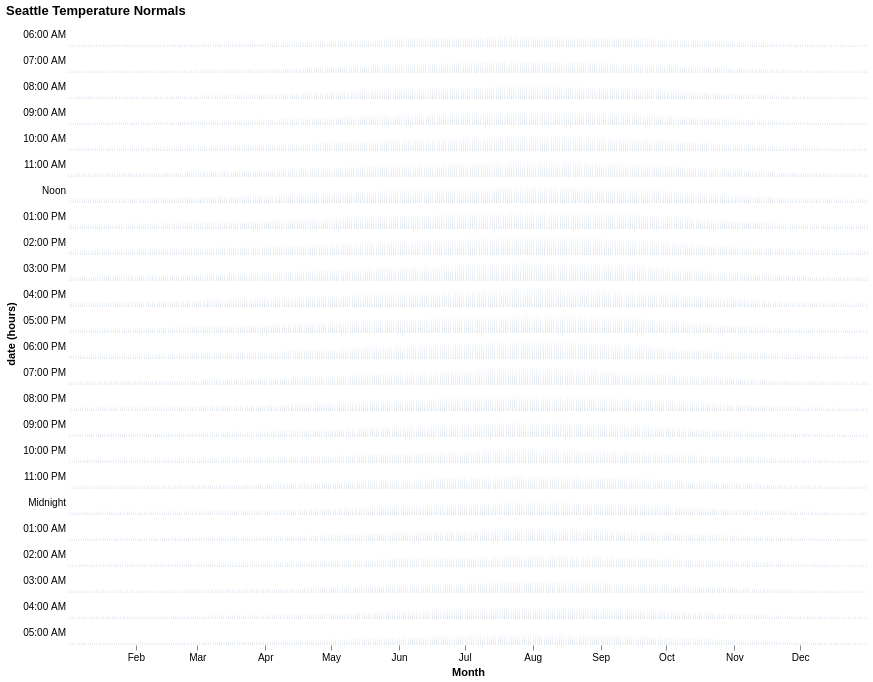

This figure's Vega-Lite source:
### Vega-Lite specification from a JSON file in a GitHub repository (floating-point values rounded to 4 significant figures; data arrays with more than 128 entries replaced by an {"elided": "..."} marker saying what was removed)
{"$schema": "https://vega.github.io/schema/vega-lite/v4.json", "description": "Temperature normals in Seattle. Derived from [Seattle Annual Temperate](https://vega.github.io/vega/examples/annual-temperature/) example from the Vega example gallery.", "title": "Seattle Temperature Normals", "data": {"values": {"elided": "8759 records"}}, "transform": [{"calculate": "(hours(datum.date) + 18) % 24", "as": "order"}], "spacing": {"row": 1}, "facet": {"row": {"field": "date", "timeUnit": "hours", "type": "nominal", "sort": {"field": "order"}, "header": {"labelAngle": 0, "labelPadding": 2, "titlePadding": -4, "labelAlign": "left", "labelExpr": "hours(datum.value) == 0 ? 'Midnight' : hours(datum.value) == 12 ? 'Noon' : timeFormat(datum.value, '%I:%M %p')"}}}, "spec": {"width": 800, "height": 25, "view": {"stroke": null}, "mark": "area", "encoding": {"x": {"field": "date", "type": "temporal", "title": "Month", "axis": {"format": "%b"}}, "y": {"field": "temperature", "type": "quantitative", "scale": {"zero": false}, "axis": {"title": null, "labels": false, "ticks": false}}}}, "config": {"axis": {"grid": false, "domain": false}}}
